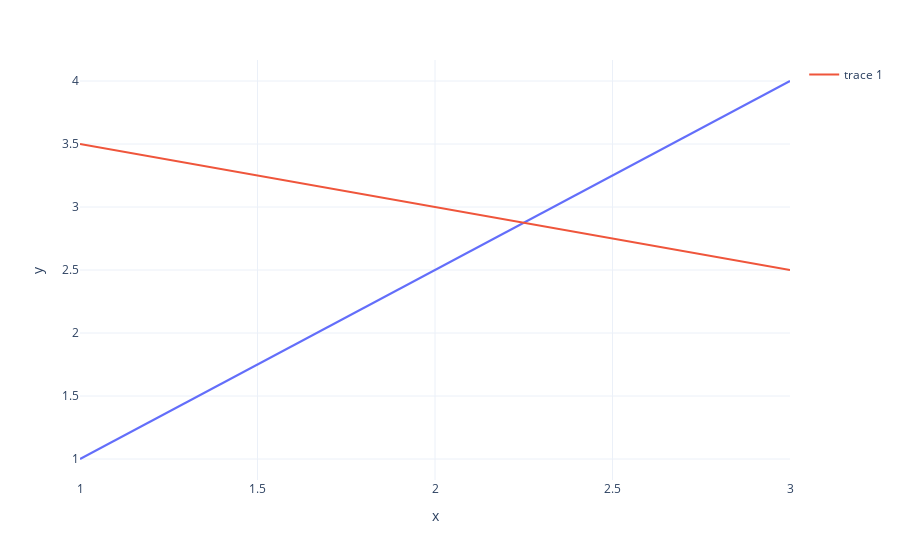

The notebook cell saved with this chart:
### Markdown cell above
#### Solución única: dos dimensiones

### Code cell
df1 = pd.DataFrame(dict(x = [1, 3], y = [1, 4]))
df2 = pd.DataFrame(dict(x = [1, 3], y = [3.5, 2.5]))

fig = px.line(df1, x = 'x', y = 'y')
fig.add_scatter(x = df2['x'], y = df2['y'], mode = 'lines')

fig.show()

### Figure 1 — Plotly figure (JSON) as saved in the notebook; plotly's stock layout.template omitted (floating-point values rounded to 4 significant figures)
{"data": [{"hovertemplate": "x=%{x}<br>y=%{y}<extra></extra>", "legendgroup": "", "line": {"color": "#636efa", "dash": "solid"}, "marker": {"symbol": "circle"}, "mode": "lines", "name": "", "orientation": "v", "showlegend": false, "type": "scatter", "x": [1, 3], "xaxis": "x", "y": [1, 4], "yaxis": "y"}, {"mode": "lines", "type": "scatter", "x": [1, 3], "y": [3.5, 2.5]}], "layout": {"legend": {"tracegroupgap": 0}, "margin": {"t": 60}, "xaxis": {"anchor": "y", "domain": [0, 1], "title": {"text": "x"}}, "yaxis": {"anchor": "x", "domain": [0, 1], "title": {"text": "y"}}}}
